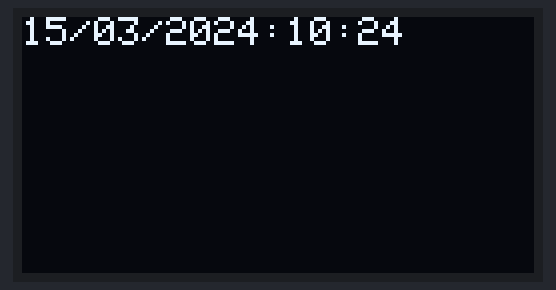
A sketch run on a simulated Arduino Uno, built with avr-gcc and run on an emulated ATmega328P. Parts: 128×64 one-colour display. The local clock reads 2024-03-15 10:24:30 at power-on unless the sketch sets it.

Above: at 0.1 s.
At 90.7 s:
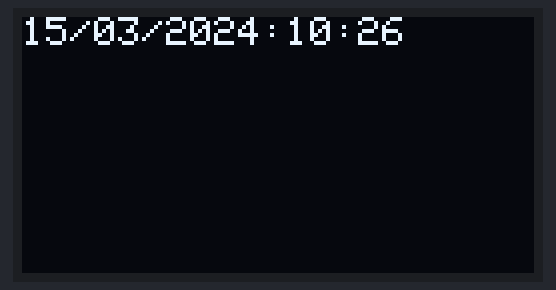

The sketch:

Prak_MCU_11_menampilkanWaktuDiOLED.ino
```cpp
#include <Wire.h>
#include <Adafruit_GFX.h>
#include <Adafruit_SSD1306.h>
#include <RTClib.h>

#define SCREEN_WIDTH 128
#define SCREEN_HEIGHT 64
#define OLED_RESET -1

Adafruit_SSD1306 display(SCREEN_WIDTH, SCREEN_HEIGHT, &Wire, OLED_RESET);
RTC_DS3231 rtc;

void setup() {
Serial.begin(9600);
if (! rtc.begin()) {
  Serial.println("RTC tidak ditemukan");
  Serial.flush();
  while (1) delay (10);
}

display.begin(SSD1306_SWITCHCAPVCC, 0X3C);
display.clearDisplay();
display.setTextSize(1);
display.setTextColor(SSD1306_WHITE);
}

void loop() {
  DateTime now = rtc.now();

  char formattedDateTime[20];

  snprintf (formattedDateTime, sizeof(formattedDateTime),
            "%02d/%02d/%04d:%02d:%02d",
            now.day(), now.month(), now.year(),
            now.hour(), now.minute(), now.second());

  display.clearDisplay();
  display.setCursor(0, 0);
  display.println(formattedDateTime);
  display.display();

  delay(1000);
}
```
